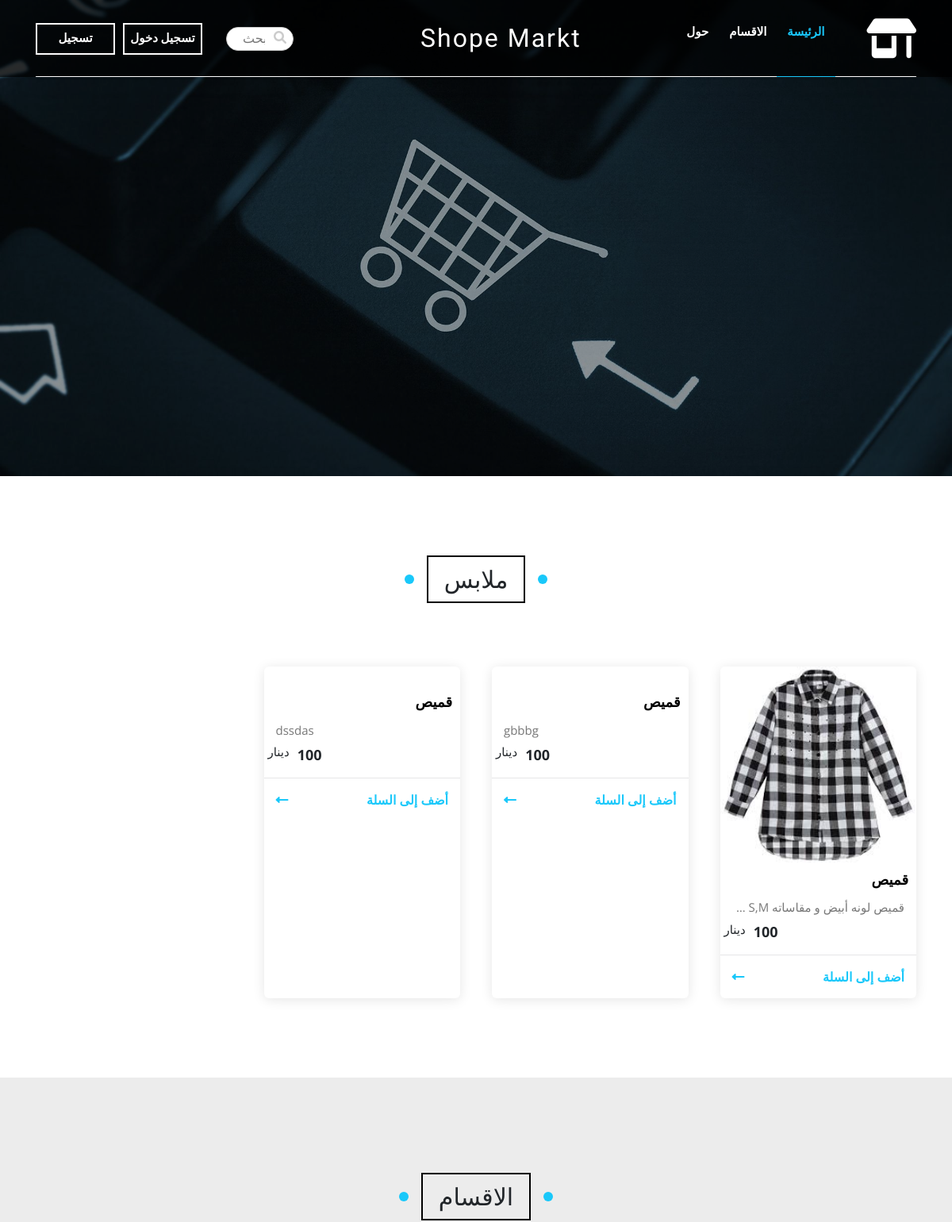
The page /search-category.php?g=ملابس (upper part) on the database as committed earlier.
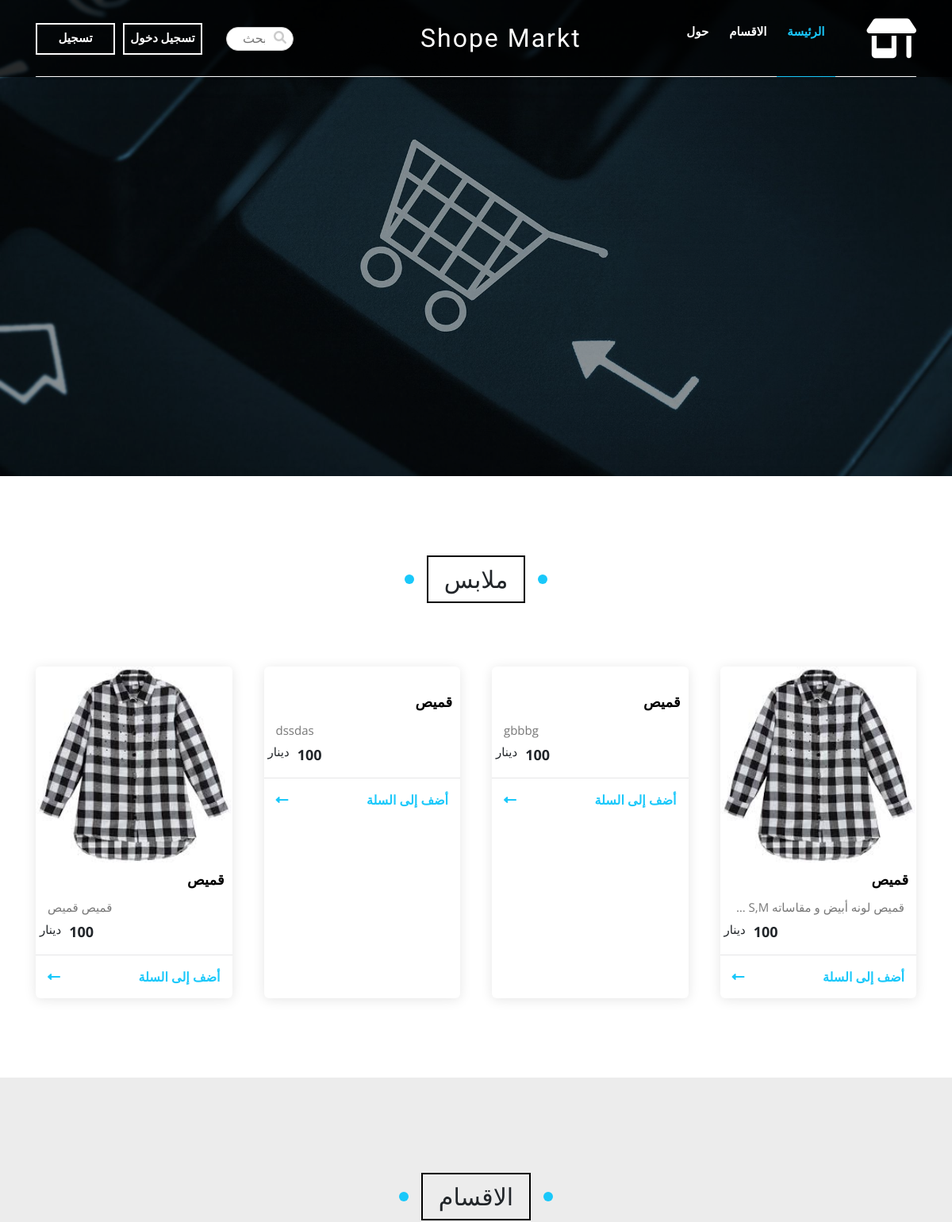
The same page on the database as committed later.
### tables this page shows
CREATE TABLE `category` (
  `CategoryID` int(11) NOT NULL,
  `Category` varchar(50) NOT NULL,
  `catogry_date` timestamp NOT NULL DEFAULT current_timestamp() ON UPDATE current_timestamp()
);

CREATE TABLE `product` (
  `ProductID` int(11) NOT NULL,
  `Product` varchar(50) NOT NULL,
  `Price` double NOT NULL,
  `AddedDate` timestamp NOT NULL DEFAULT current_timestamp() ON UPDATE current_timestamp(),
  `Quantity` int(11) NOT NULL,
  `description` varchar(10000) NOT NULL,
  `discount` int(11) NOT NULL,
  `Image` varchar(200) NOT NULL,
  `CategoryID` int(11) NOT NULL,
  `user_id` int(11) NOT NULL
);

### search-category.php (the view, shortened to what this page needs)
<?php
include 'Style/include/header.php';
require_once 'php/phpConect/mysql_connact.php';
$chiper="AES-128-CTR";
$option=0;
$encryption_vi='1234567890123456';
$encryption_key='Moad';
if(empty($_POST['q']) and !isset($_GET['g']))
{
    header("location:index.php");
}
else{
if((isset($_POST['q']) and !isset($_GET['g']))or (!isset($_POST['q']) and isset($_GET['g']))){
    if(isset($_POST['q'])){
$sql=$conn_link->query("SELECT * FROM category Where Category like'%$_POST[q]%' ")or die();
if(mysqli_num_rows($sql)==0){
    $p=$conn_link->query("SELECT * FROM product Where Product like'%$_POST[q]%' ")or die();
}}
    else {
        $sql=$conn_link->query("SELECT * FROM category Where   Category like'%$_GET[g]%' ")or die();
            }
if(mysqli_num_rows($sql)>0)
{
    while($name=mysqli_fetch_array($sql)){
?>
    <div class="product" id="product">
        <h2 class="main-title"><?php echo $name[1];?></h2>
        <?php $query=$conn_link->query("SELECT * FROM product WHERE CategoryID='$name[0]'")or die("error");
        if(mysqli_num_rows($query)==0)
        {
            echo"<p>لايوجد منتجات في هذا القسم</p>";
        }
        else{
        ?>
        <div class="container">
            <?php  while($row=mysqli_fetch_array($query)){
                $data=$row['Image'] ;
                $res=explode(" ",$data);
                $count=count($res)-1;?>
            <div class="box">
                <img src="image/image Proudect/<?php  echo $res[1];?>" alt="" />
                <div class="top">
                <a href="product.php?r=<?php $encryption_id=openssl_encrypt($row[0],$chiper,$encryption_key,$option,$encryption_vi);
                echo base64_encode($encryption_id) ;
                ?>"><h3><?php echo $row['Product'];?></h3></a>
                </div>
                <div class="content">
                    <p> <?php echo $row["description"];?> </p>
                </div>
                <div class="Price">
                    <h3><?php echo $row["Price"];?></h3>
                    <p>دينار</p>
                </div>
                <div class="info">
                    <a href="">أضف إلى السلة</a>
                    <i class="fas fa-long-arrow-alt-left"></i>
                </div>
            </div>
            <?php }}}
}
?>
</div>
    </div>
<?php
}
else{
    echo "<p>لا يوجد منتاجات في هذا التصنيف</p>";
}
}
?>
<?php
    include 'Style/include/footer.php';
?>

Rows that differ between the two databases and show on the page:
added product: Product "قميص", description "قميص قميص", Price "100"
